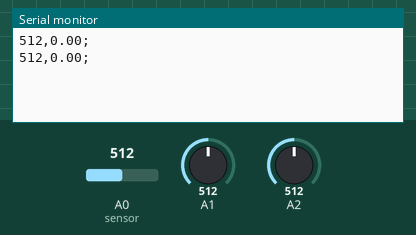
Bench run of a sketch on a simulated Arduino Uno, built with avr-gcc and run on an emulated ATmega328P. Shown: the last lines printed to the serial monitor. Inputs (shaded band) come from the test bench; at power-on: A0 (sensor) = 512, A1 = 512, A2 = 512.

Above: at 3.8 s.
3.9 s: A0 (sensor) set to 530
At 7.1 s:
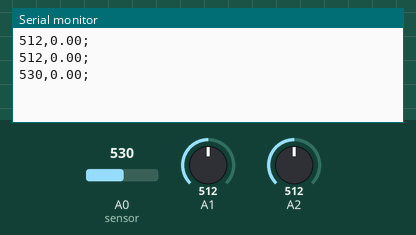
7.8 s: A1 set to 440
At 9.6 s:
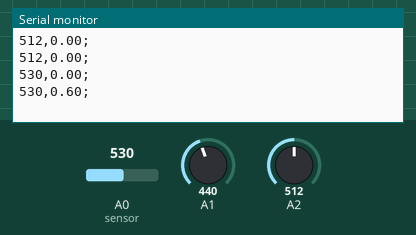
11.7 s: A0 (sensor) set to 511
At 13.3 s:
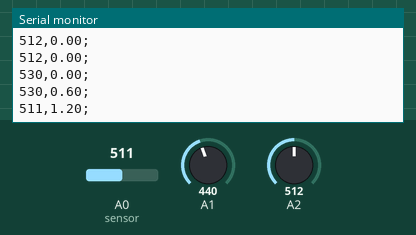
Timing chart, 0 to 14.8 s (numbered marks = the images above; inputs shaded):
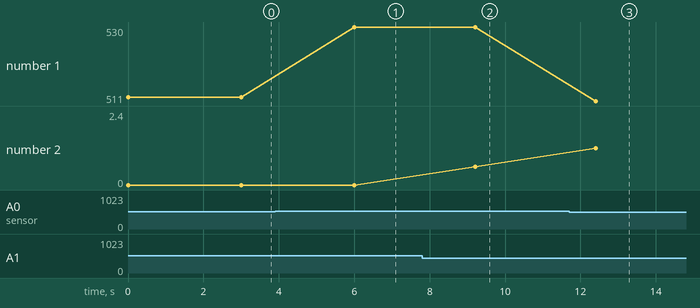

Measured:
- after the input at 3.9 s, the serial monitor: prints a new line after 2.1 s (image 1)
- after the input at 7.8 s, the serial monitor: prints a new line after 1.4 s (image 2)
- after the input at 11.7 s, the serial monitor: prints a new line after 0.71 s (image 3)
- plotted number 1: 512 → 530 after the input at 3.9 s, 530 → 511 after the input at 11.7 s
- plotted number 2: 0 → 0.6 after the input at 7.8 s

The sketch:

pruebacardiaco.ino
```cpp
#include <SoftwareSerial.h>
SoftwareSerial MySerial(10, 11); // pin 10 connects to TX of HC-05 | pin 11 connects to RX of HC-05
int x,y;
int count =0;
float distance;

//  Variables
int PulseSensor = A0 ;        // Conecte el cable rojo del sensor en pin analogico cero
int Signal = 0;
int Threshold = 520;           //Dato analogico considerado como un pulso


void setup() {
  Serial.begin(9600);
}


void loop() {

    Signal = analogRead(A0);  //Lectura de datos del sensor de ritmo cardiaco
    x = analogRead(A1);
    y = analogRead(A2);
    if ( x <= 450 && y>=390)
    { count++;
    //MySerial.print(count);
    delay(200);
    }
    if ( x >= 460 && y<=370)
    {
    count++;
    // MySerial.print(count);
    delay(200);
    }
    distance = count * 0.6; // My step it is on average 60cm.
    Serial.print(Signal);
    Serial.print(",");
    Serial.print(distance);
    Serial.print(";");
    Serial.println();
    MySerial.print(Signal);
    MySerial.print(",");
    MySerial.print(distance);
    MySerial.print(";");
    MySerial.println();
    delay(3000);
}
```
